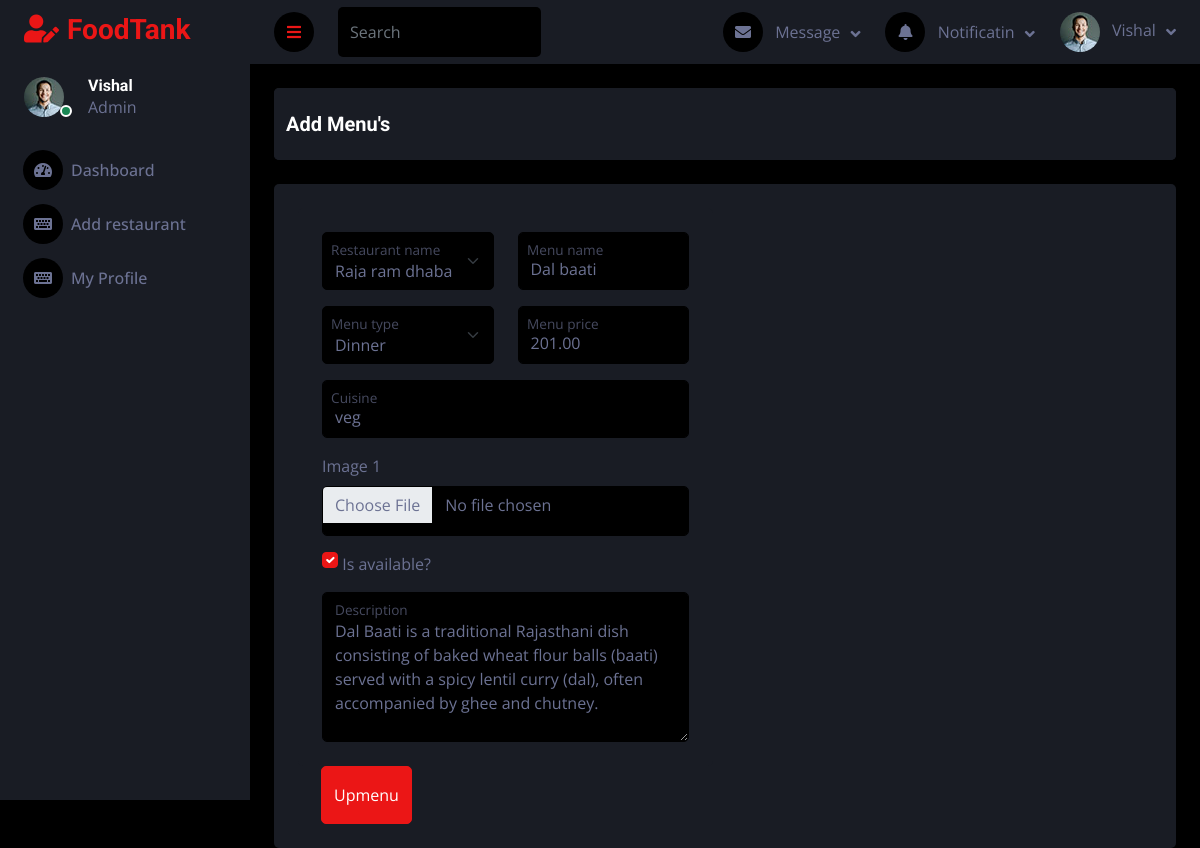
The app's page /menu/editMenu/9 (signed in), older data.
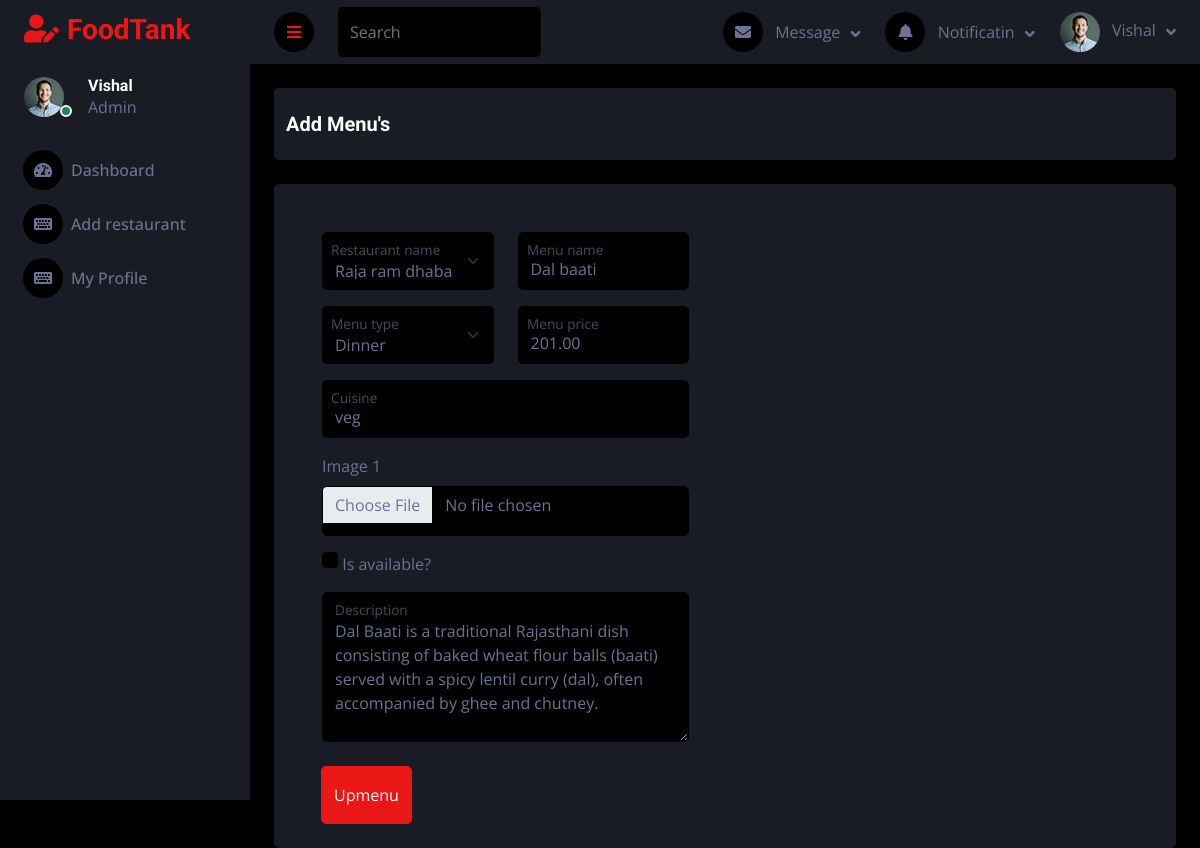
The same page, newer data.
### menu/models.py (models this page shows, shortened)
class Menu(models.Model):
    restaurant = models.ForeignKey(Restaurant, on_delete=models.CASCADE)  # ForeignKey to Restaurant
    name = models.CharField(max_length=255)
    description = models.TextField()
    type = models.CharField(max_length=255)
    price = models.DecimalField(max_digits=10, decimal_places=2)
    available = models.BooleanField(blank=True, default=True, null=True)
    cuisine = models.CharField(max_length=255, blank=True)
    img1 = models.ImageField(upload_to='menu_images/', null=True, blank=True)

### restaurant/models.py (models this page shows, shortened)
class Restaurant(models.Model):
    user = models.ForeignKey(User, on_delete=models.CASCADE,
                    limit_choices_to={'user_type': 'Foodprovider'})  # ForeignKey to User
    name = models.CharField(max_length=255)
    city = models.CharField(max_length=255)
    address = models.TextField()
    mobile = models.CharField(max_length=15)
    desc = models.TextField(blank=True, null=True)
    is_verified = models.BooleanField(default=False)
    veg_or_nonveg = models.CharField(max_length=255, choices=VEG_OR_NONVEG_CHOICES)
    no_of_chefs = models.PositiveIntegerField()
    start_date = models.DateField(blank=True, null=True)
    img1 = models.ImageField(upload_to='restaurant_images/', null=True, blank=True)
    img2 = models.ImageField(upload_to='restaurant_images/', null=True, blank=True)
    img3 = models.ImageField(upload_to='restaurant_images/', null=True, blank=True)
    img4 = models.ImageField(upload_to='restaurant_images/', null=True, blank=True)

### menu/views.py (the view, shortened to what this page needs)
# urls.py: path("editMenu/<int:id>", views.editMenu, name="editMenu"),
def editMenu(request, id):
    if not request.user.is_authenticated or not request.user.user_type == "Foodprovider":
        return redirect("/login/")
    menuItem = Menu.objects.get(id=id)
    context = {
        'menuItems' : menuItem
    }
    return render(request, 'restaurant_admin/editMenu.html', context)

### templates/restaurant_admin/editMenu.html (shortened to what the changed rows need)
{% extends '../base2.html' %}
{% block content %}
<div class="container-fluid position-relative d-flex p-0">
    <div class="content">
        <div class="container-fluid pt-4 px-4">
            <div class="row bg-secondary rounded mx-0">
                <div class="container-fluid pt-4 px-4">
                    <form method="POST" enctype="multipart/form-data">
                        <div class="row g-4">
                            <div class="col-sm-12 col-xl-6">
                                <div class="bg-secondary rounded h-100 p-4">
                                    <div class="row">
                                        <div class="form-floating mb-3 col-xl-6">
                                            <select class="form-select" id="rname" name="rname"
                                                aria-label="Floating label select example" required>
                                                <option value="{{menuItems.restaurant.name}}">
                                                    {{menuItems.restaurant.name}}</option>
                                            </select>
                                            <label for="rname" class="mx-2">Restaurant name</label>
                                        </div>
                                        <div class="form-floating mb-3 col-xl-6">
                                            <input type="text" class="form-control" name="mname" id="mname"
                                                value="{{menuItems.name}}" placeholder="Restaurant name" required>
                                            <label for="mname" class="mx-2">Menu name</label>
                                        </div>
                                    </div>
                                    <div class="row">
                                        <div class="form-floating mb-3 col-xl-6">
                                            <select class="form-select" id="mtype" name="mtype"
                                                aria-label="Floating label select example" required>
                                                <option value="{{menuItems.type}}">{{menuItems.type}}</option>
                                            </select>
                                            <label for="mtype" class="mx-2">Menu type</label>
                                        </div>
                                        <div class="form-floating mb-3 col-xl-6">
                                            <input type="number" class="form-control" name="mprice" id="mprice"
                                                value="{{menuItems.price}}" placeholder="Restaurant name" required>
                                            <label for="mprice" class="mx-2">Menu price</label>
                                        </div>
                                    </div>
                                    <div class="row">
                                        <div class="form-floating mb-3 col-xl-12">
                                            <input type="text" class="form-control" name="mcuisine" id="mcuisine"
                                                value="{{menuItems.cuisine}}" placeholder="Cuisine" required>
                                            <label for="mcuisine" class="mx-2">Cuisine</label>
                                        </div>
                                    </div>
                                    <div class="row">
                                        <div class="form-floating mb-3 col-xl-12">
                                            <input class="form-check-input m-0" name="menuStatus" id="menuStatus" type="checkbox" {% if menuItems.available %} checked {% endif %}><span>&nbsp;Is available?</span>
                                        </div>
                                    </div>
                                    <div class="form-floating">
                                        <textarea class="form-control" placeholder="Leave a comment here" name="mdesc"
                                            id="mdesc" style="height: 150px;"
                                            required>{{menuItems.description}}</textarea>
                                        <label for="desc">Description</label>
                                    </div>
                                </div>
                            </div>
                        </div>
                    </form>
                </div>
            </div>
        </div>
    </div>
</div>
{% endblock content %}

Row changes from the older to the newer data that the page shows:
changed Menu "Dal baati": available "☑" → "☐"
